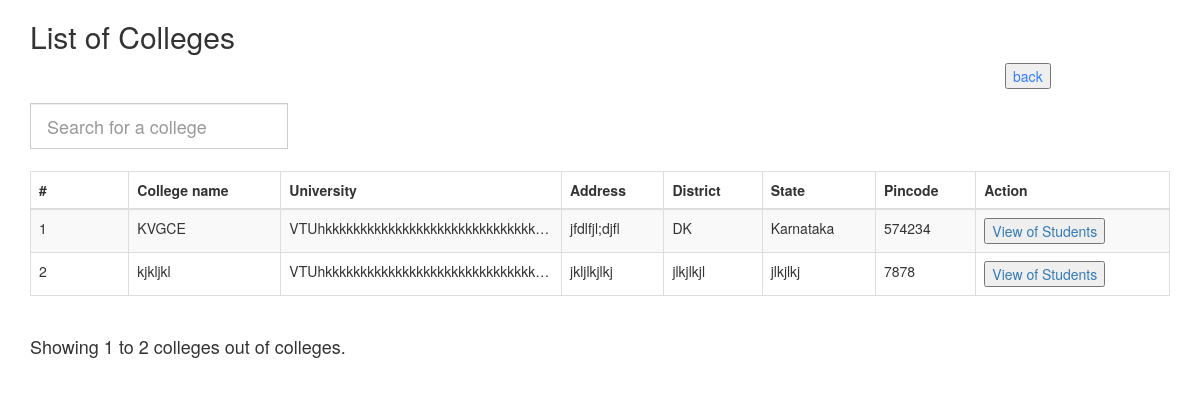
/college/?university=1, run on an earlier commit of the app's database.
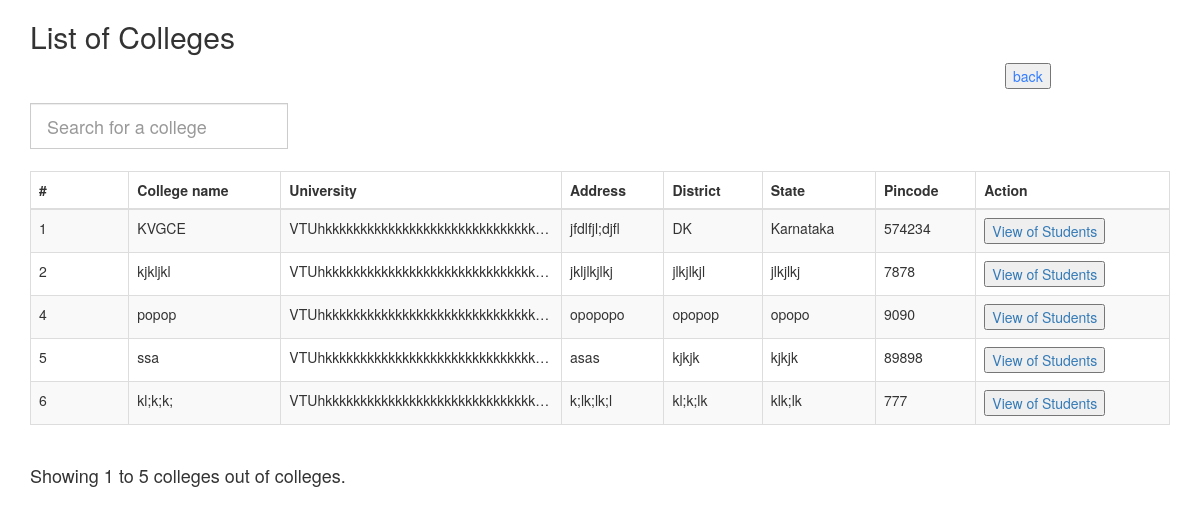
And on a later commit of the database.
### students/models.py (models this page shows, shortened)
class CollegeModel(models.Model):
    id = models.AutoField(primary_key=True)
    university = models.ForeignKey(UniversityModel, on_delete=models.CASCADE)
    name = models.CharField(max_length=256, null=False)
    address = models.TextField(null=False)
    district = models.CharField(max_length=256, null=False, db_index=True)
    state = models.CharField(max_length=256, null=False,db_index=True)
    pincode = models.CharField(max_length=128)

### students/views.py (the view)
# urls.py: path('college/', views.fetch_college_list, name='fetch_college_list'),
def fetch_college_list(request):
    college_qs = None
    total_college_count = 0
    name = None
    university = None
    university = request.GET['university']
    if request.method == "POST":
        name = request.POST.get("name")
    if name is not None:
        college_qs = CollegeModel.objects.filter(name__contains=name).values('id', 'name', 'university__name', 'district','address', 'pincode', 'state').order_by('id')
    else:
        college_qs = CollegeModel.objects.values('id', 'name', 'university__name', 'district','address', 'pincode', 'state').order_by('id')
    if university is not None:
        college_qs = CollegeModel.objects.filter(university__id=university).\
            values('id', 'name', 'university__name', 'district','address', 'pincode', 'state').order_by('id')
    if college_qs is not None and college_qs.exists:
        total_college_count = college_qs.count()
    print(college_qs)
    page_size = 5
    page = request.GET.get('page', 1)
    if page is not None:
        current_page = int(page)
    paginator = Paginator(college_qs, page_size)
    try:
        colleges = paginator.page(page)
    except PageNotAnInteger:
        colleges = paginator.page(1)
    except EmptyPage:
        colleges = paginator.page(paginator.num_pages)
    start_index = (current_page - 1) * page_size + 1
    last_index = current_page * page_size
    if current_page == paginator.num_pages:
        last_index = total_college_count
    context = {
        'colleges': colleges,
        'total_university_count': total_college_count,
        'start_index': start_index,
        'last_index': last_index,
        'university':university,
    }
    return render(request, 'college.html', context)

### templates/college.html (shortened to what this page needs)
<!DOCTYPE html>
<html lang="en">
<head>
    <link rel="stylesheet" href="https://maxcdn.bootstrapcdn.com/bootstrap/3.4.1/css/bootstrap.min.css">
    <link rel="stylesheet" type="text/css" href="/../css/style.css">
</head>
<body>
    <div class="container">
        <h2>List of Colleges</h2>
        <div class="row">
            <div class="col-md-10">
                <form class="wrapper-search-input" method="POST" action="{% url 'fetch_college_list' %}">
                    <div class="input-group input-group-lg">
                        <input type="text" class="form-control form-change" placeholder="Search for a college"
                        aria-label="Enter Course Name To Search For" value="{{name}}" name="name" {{onclick_attrib}}/>
                    </div>
                </form>
            </div>
            <div class="col-md-2">
                <button style="color:#337dff;" onclick="goBack()">back</a></button>
            </div>
        </div>
        <table class="table table-bordered table-striped table-responsive-sm" style="margin-top: 22px;">
            <thead>
                <tr>
                    <th>#</th>
                <th>College name</th>
                <th>University</th>
                <th>Address</th>
                <th>District</th>
                <th>State</th>
                <th>Pincode</th>
                 <th>Action</th>
                </tr>
            </thead>
            <tbody>
                {% for college in colleges %}
                <tr>
                    <td>{{college.id}}</td>
                    <td>{{college.name }}</td>
                    <td>{{college.university__name}}</td>
                    <td>{{ college.address }}</td>
                    <td>{{ college.district }}</td>
                    <td>{{ college.state }}</td>
                    <td>{{ college.pincode }}</td>
                    <td><button><a href="{% url 'fetch_student_list' %}?college={{college.id}}">View of Students</a> </button></td>
                </tr>
                {% endfor %}
            </tbody>
</table>
    <div class="row">
        <div class="col-md-4">
            {% if total_college_count == 0 %}
                <P>No College Found.</P>
            {% elif total_college_count == 1 %}
                <p>{{total_college_count}} college found.</p>
            {% else %}
                <p class="display_message">Showing {{start_index}} to {{last_index}} colleges out of {{total_college_count}} colleges.</p>
            {% endif %}
        </div>
        <div class="col-md-4"></div>
        <div class="col-md-4">
        </div>
    </div>
</div>
</body>
</html>

What changed in the data, as far as the page shows it:
now on this page (row edited): CollegeModel: id "4", name "popop", university__name "VTUhkkkkkkkkkkkkkkkkkkkkkkkkkkkkkk…", address "opopopo", district "opopop", state "opopo", pincode "9090"
added CollegeModel: id "5", name "ssa", university__name "VTUhkkkkkkkkkkkkkkkkkkkkkkkkkkkkkk…", address "asas", district "kjkjk", state "kjkjk", pincode "89898"
added CollegeModel: id "6", name "kl;k;k;", university__name "VTUhkkkkkkkkkkkkkkkkkkkkkkkkkkkkkk…", address "k;lk;lk;l", district "kl;k;lk", state "klk;lk", pincode "777"
Also different on the page:
{{ last_index }}: "2" → "5"
